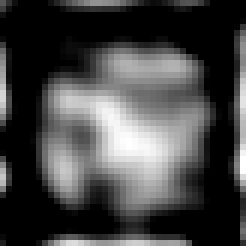
#> input picture psf_used.tif, 41 x 41 px (shown 6 times larger)
$ jupyter execute PSF_RL_deconvolution.ipynb
#> lines starting #> are read from the running program, lines starting #| are printed output that depends on the picture
[cell 1]
import os
import numpy as np
import cv2
import matplotlib.pyplot as plt
from scipy.signal import fftconvolve

psf_path = 'psf_used.tif'
image_path = 'org_MoS2.tif'
iteration = 100
eps = 1e-12
noise_level = 10
output_crop_fraction = 0.05
rms_center_fraction = 0.50
output_dir = 'example_deconvolution_results'
iteration_tif_dir = os.path.join(output_dir, 'rl_iteration_tif')
os.makedirs(iteration_tif_dir, exist_ok=True)

[cell 2]
def read_gray(path):
    image = cv2.imread(path, cv2.IMREAD_UNCHANGED)
    if image is None:
        raise FileNotFoundError(path)
    return cv2.cvtColor(image, cv2.COLOR_BGR2GRAY) if image.ndim == 3 else image

def load_psf(path):
#> called with path = 'psf_used.tif'
    ext = os.path.splitext(path)[1].lower()
    psf = np.load(path) if ext == '.npy' else np.loadtxt(path) if ext == '.txt' else read_gray(path)
#> in read_gray, image is the input picture: shape (41, 41) uint16; min 0, max 65535, mean 17677.3
    psf = np.maximum(np.asarray(psf, np.float64), 0.0)
    return psf / psf.sum()

def correlate_same(image, kernel):
    return fftconvolve(image, kernel[::-1, ::-1], mode='same')

def center_roi(image, fraction):
    h, w = image.shape
    rh, rw = max(1, round(h * fraction)), max(1, round(w * fraction))
    y, x = (h - rh) // 2, (w - rw) // 2
    return image[y:y + rh, x:x + rw]

def rms_difference(current, initial):
    difference = center_roi(current, rms_center_fraction) - center_roi(initial, rms_center_fraction)
    return np.sqrt(np.mean(difference ** 2))

def save_tif(path, image):
    h, w = image.shape
    cy, cx = int(np.floor(h * output_crop_fraction)), int(np.floor(w * output_crop_fraction))
    cropped = image[cy:h - cy if cy else h, cx:w - cx if cx else w].copy()
    hc, wc = cropped.shape
    ref = cropped[hc // 4:hc - hc // 4, wc // 4:wc - wc // 4]
    vmin, vmax = ref.min(), ref.max()
    view = (cropped - vmin) / (vmax - vmin) if vmax > vmin else np.zeros_like(cropped)
    cv2.imwrite(path, np.clip(view * 65535.0, 0, 65535).astype(np.uint16))
    return cropped

[cell 3]
psf = load_psf(psf_path)
image = np.asarray(read_gray(image_path), np.float64)
#> call 2 of read_gray, with path = 'org_MoS2.tif'
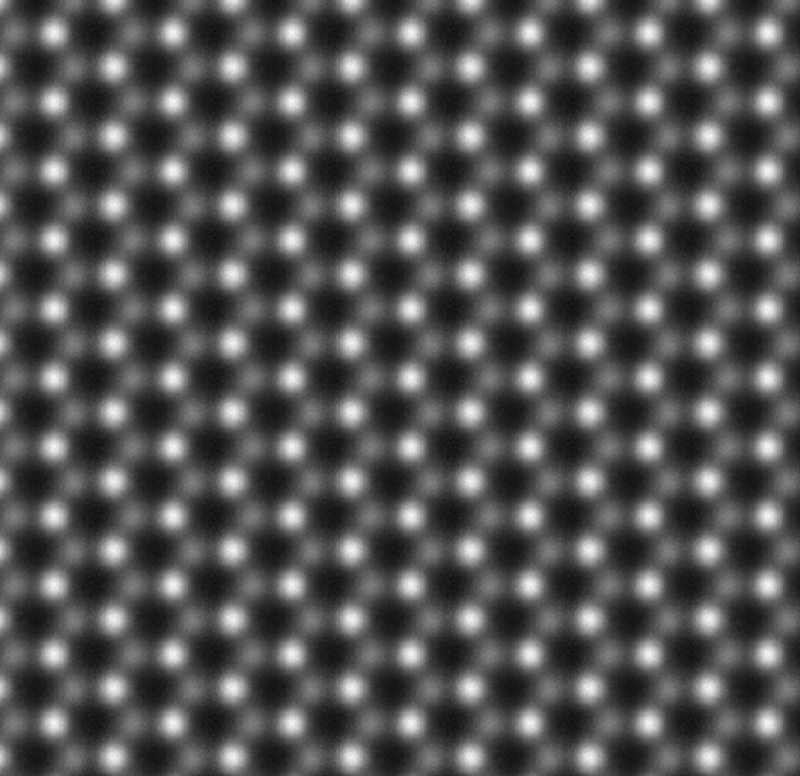
#> input picture org_MoS2.tif, 800 x 776 px
#> in read_gray, image is the input picture: shape (776, 800, 4); mean B, G, R, A 83.7, 83.7, 83.7, 255
#> image: shape (776, 800) float64
image /= image.max()
background_min = fftconvolve(image, np.ones((noise_level, noise_level)), mode='valid').min() / noise_level ** 2
#> background_min = 0.0901
image = image + background_min
image /= image.sum()

dcv = image.copy()
initial = dcv.copy()
psf_flip = psf[::-1, ::-1]
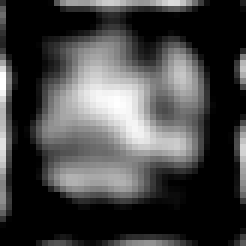
#> psf_flip: shape (41, 41) float64 (shown 6 times larger); min 0, max 0.00221, mean 0.000595; drawn with min black and max white
rms_history = [0.0]
save_tif(os.path.join(iteration_tif_dir, 'rl_iteration_000.tif'), dcv)
#> in save_tif, `cropped = image[cy:h - cy if cy else h, cx:w - cx if cx else w].copy()`:
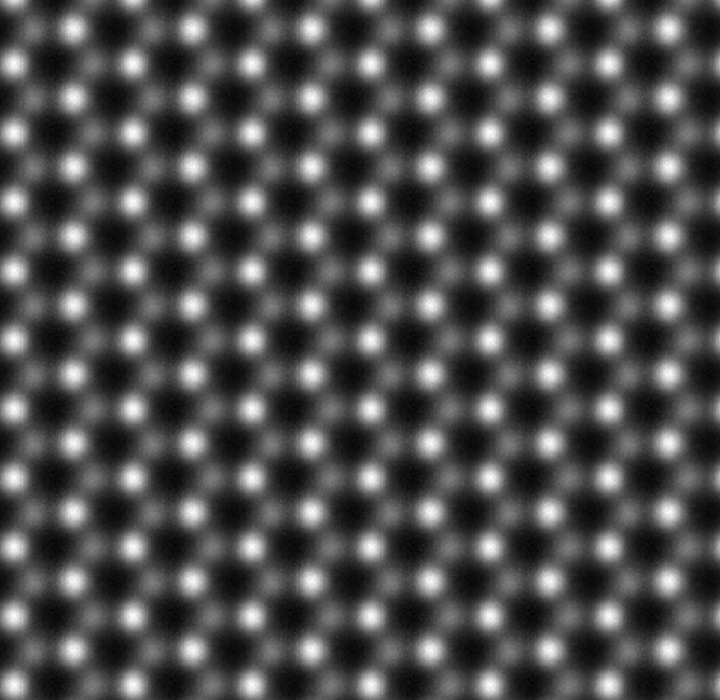
#> cropped: shape (700, 720) float64; min 5.05e-07, max 4.09e-06, mean 1.61e-06; drawn with min black and max white
#> in save_tif, `ref = cropped[hc // 4:hc - hc // 4, wc // 4:wc - wc // 4]`:
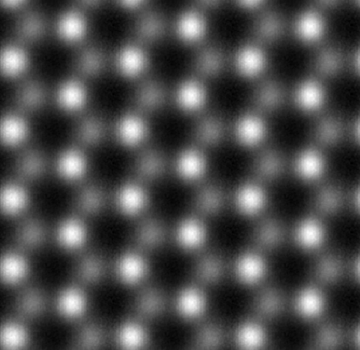
#> ref: shape (350, 360) float64; min 5.21e-07, max 4.09e-06, mean 1.61e-06; drawn with min black and max white
#> in save_tif, `vmin, vmax = ref.min(), ref.max()`: vmin = 5.21e-07; vmax = 4.09e-06

for i in range(1, iteration + 1):
    estimated = correlate_same(dcv, psf)
    dcv *= correlate_same(image / (estimated + eps), psf_flip)
    rms_history.append(rms_difference(dcv, initial))
    save_tif(os.path.join(iteration_tif_dir, f'rl_iteration_{i:03d}.tif'), dcv)
#> this loop made 100 passes
#> (vmin in save_tif, vmax in save_tif) on passes 1 to 12: (4.13e-07, 4.84e-06), (3.64e-07, 5.37e-06), (3.42e-07, 5.77e-06), (3.35e-07, 6.12e-06), (3.36e-07, 6.41e-06), (3.42e-07, 6.67e-06), (3.5e-07, 6.9e-06), (3.61e-07, 7.12e-06), (3.72e-07, 7.33e-06), (3.83e-07, 7.54e-06), (3.94e-07, 7.73e-06), (4.04e-07, 7.92e-06)
#> pass 1, `estimated = correlate_same(dcv, psf)`:
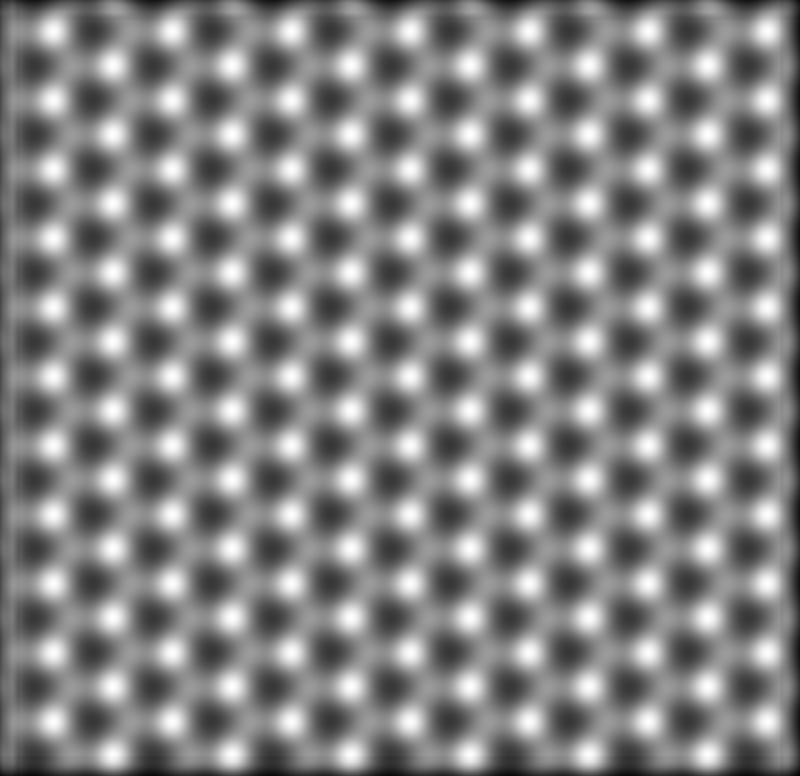
#> estimated: shape (776, 800) float64; min 3.4e-07, max 2.72e-06, mean 1.58e-06; drawn with min black and max white
#> pass 1, `dcv *= correlate_same(image / (estimated + eps), psf_flip)`:
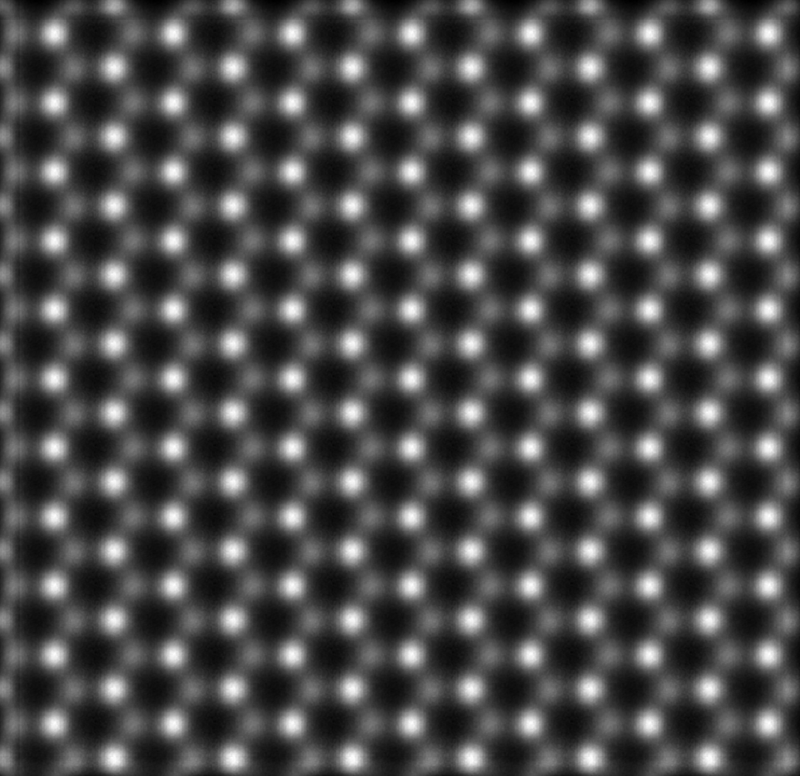
#> dcv: shape (776, 800) float64; min 2.83e-07, max 4.85e-06, mean 1.61e-06; drawn with min black and max white
#> pass 1, in rms_difference, `difference = center_roi(current, rms_center_fraction) - center_roi(ini..`:
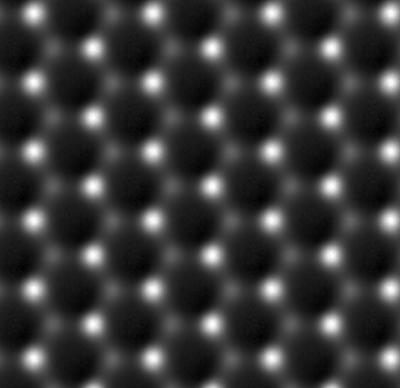
#> difference: shape (388, 400) float64; min -2.25e-07, max 7.73e-07, mean -2.05e-10; drawn with min black and max white
#> after the loop:
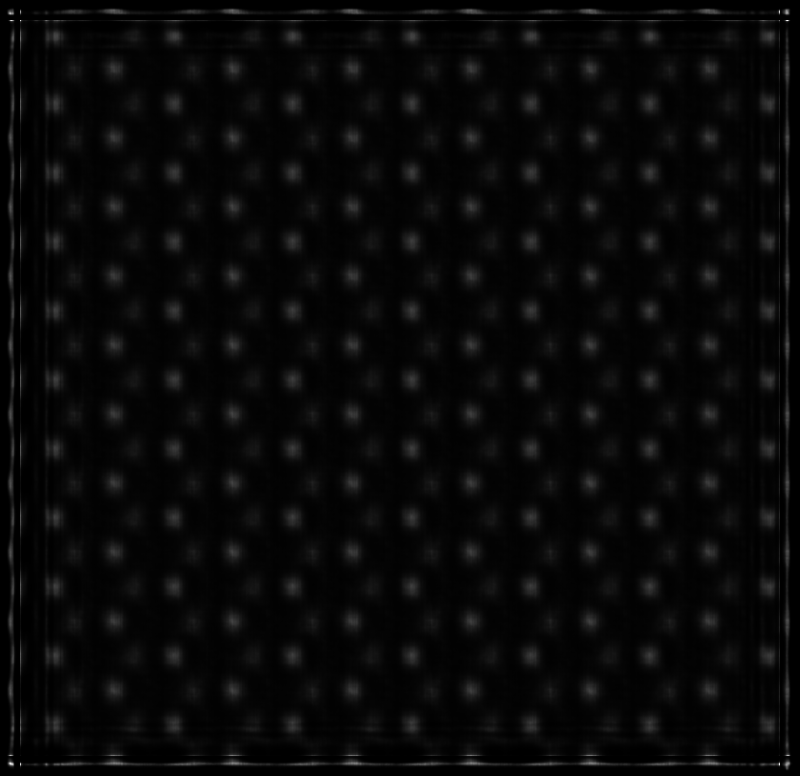
#> dcv: shape (776, 800) float64; min 7.58e-40, max 4.76e-05, mean 1.61e-06; drawn with min black and max white

rms_history = np.asarray(rms_history)
final_tif = os.path.join(output_dir, f'example_deconvolution_{iteration}iter_crop10pct.tif')
deconvolved_cropped = save_tif(final_tif, dcv)
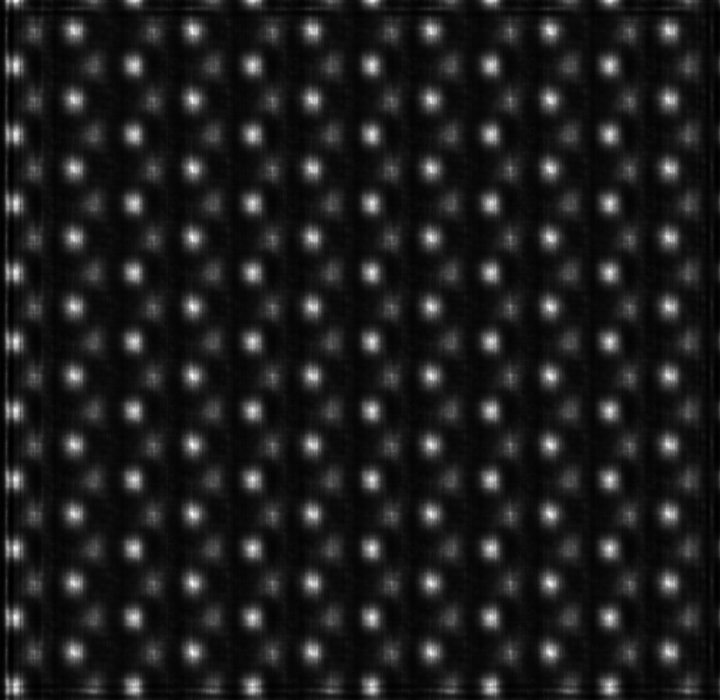
#> deconvolved_cropped: shape (700, 720) float64; min 1.55e-07, max 1.25e-05, mean 1.61e-06; drawn with min black and max white
np.save(os.path.join(output_dir, f'example_deconvolution_{iteration}iter_full.npy'), dcv)
np.savetxt(os.path.join(output_dir, f'example_deconvolution_{iteration}iter_crop10pct.txt'), deconvolved_cropped, fmt='%.10e')
np.savetxt(os.path.join(output_dir, 'RMS_vs_RL_iteration.txt'), np.column_stack((np.arange(iteration + 1), rms_history)), header='RL_iteration  RMS', fmt=['%d', '%.10e'])
np.save(os.path.join(output_dir, 'RMS_vs_RL_iteration.npy'), rms_history)

plt.figure(figsize=(8, 5))
plt.plot(np.arange(iteration + 1), rms_history, marker='o', markersize=3)
plt.xlabel('R-L iteration')
plt.ylabel('RMS difference from initial central ROI')
plt.title('R-L evolution relative to initial image')
plt.grid(True, alpha=0.3)
plt.tight_layout()
rms_graph_path = os.path.join(output_dir, 'RMS_vs_RL_iteration.png')
plt.savefig(rms_graph_path, dpi=300, bbox_inches='tight')
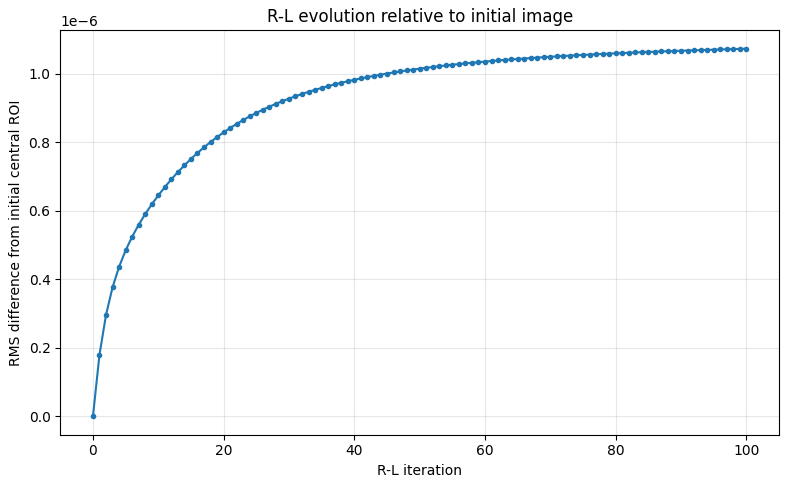
#> figure drawn by matplotlib, 1 panel; curve peaks at x = 100, y = 1.07e-06
plt.show()

fig, ax = plt.subplots(1, 3, figsize=(18, 6))
ax[0].imshow(image, cmap='gray'); ax[0].set_title('R-L initial value')
ax[1].imshow(psf, cmap='gray'); ax[1].set_title(f'PSF ({psf.shape[0]}x{psf.shape[0]})')
ax[2].imshow(deconvolved_cropped, cmap='gray'); ax[2].set_title(f'R-L deconvolution ({iteration} iter)')
for a in ax: a.axis('off')
plt.tight_layout()
plt.show()

print(f'Final RMS: {rms_history[-1]:.10e}')
#| Final RMS: 1.0736110963e-06
print(f'Saved: {final_tif}')
#| Saved: example_deconvolution_results/example_deconvolution_100iter_crop10pct.tif
print(f'Saved: {rms_graph_path}')
#| Saved: example_deconvolution_results/RMS_vs_RL_iteration.png
